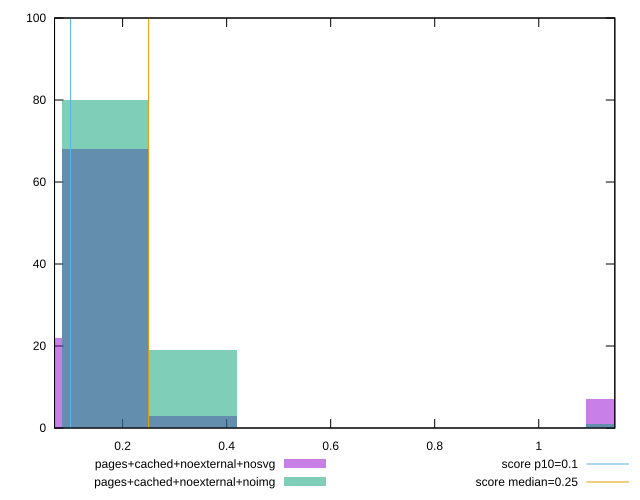

Reproduce this figure in gnuplot.
reset

$pagesCachedNoexternalNosvg <<EOF
0 22
0.1677610841996349 68
0.3355221683992698 3
1.1743275893974443 7
EOF

$pagesCachedNoexternalNoimg <<EOF
0.3355221683992698 19
0.1677610841996349 80
1.1743275893974443 1
EOF

set key outside below
set boxwidth 0.1677610841996349
set xrange [0.0691375732421875:1.1462412516276042]
set yrange [0:100]
set trange [0:100]
set style fill transparent solid 0.5 noborder

set parametric
set terminal svg size 640, 500 enhanced background rgb 'white'
set output "report_00007_2020-12-11T15:55:29.892Z/cumulative-layout-shift/comparison/histogram/7_vs_8.svg"

plot $pagesCachedNoexternalNosvg title "pages+cached+noexternal+nosvg" with boxes, \
     $pagesCachedNoexternalNoimg title "pages+cached+noexternal+noimg" with boxes, \
     0.1,t title "score p10=0.1", \
     0.25,t title "score median=0.25"

reset
